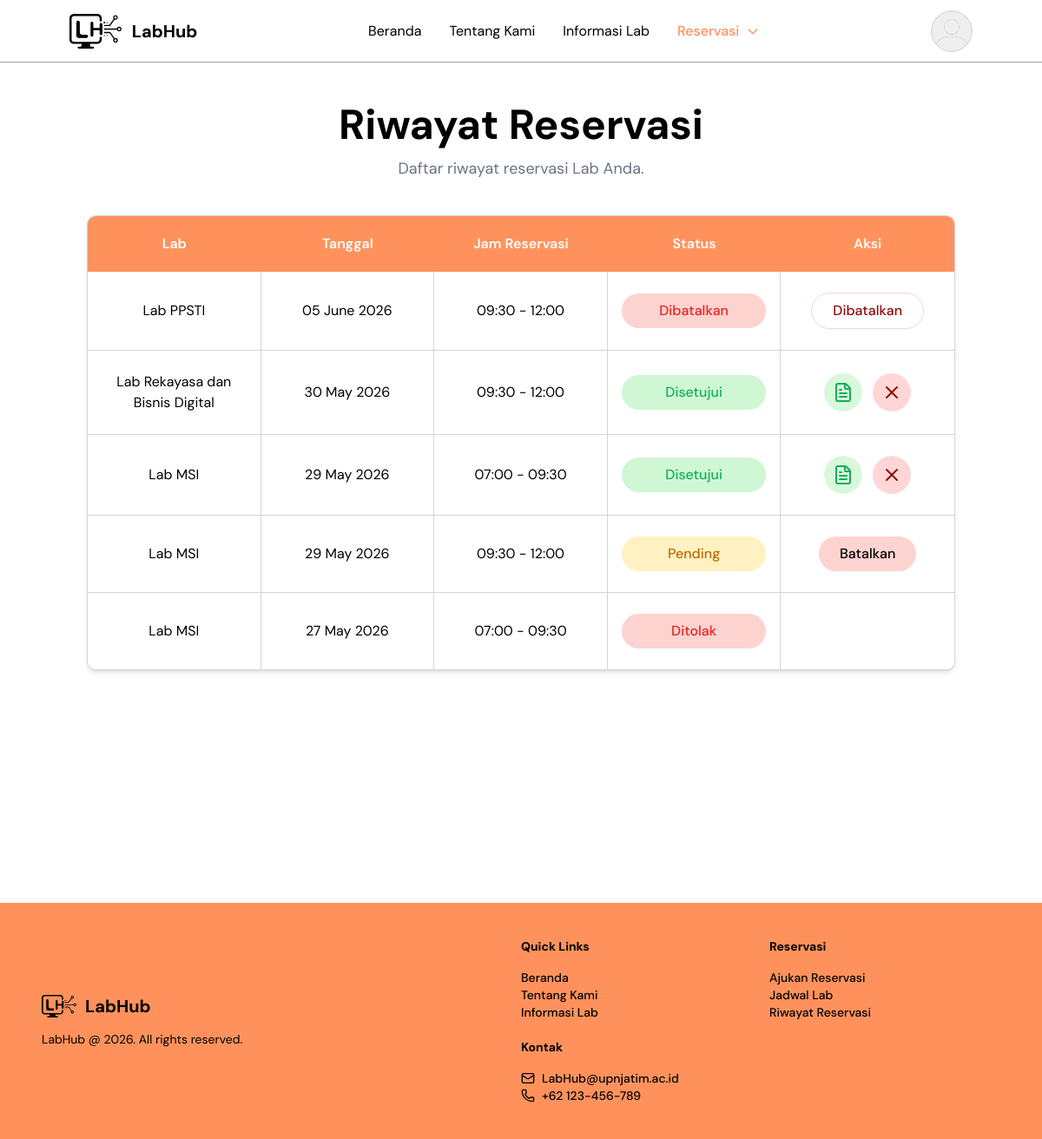
The app's page /index.php?page=riwayat_reservasi (signed in), older data.
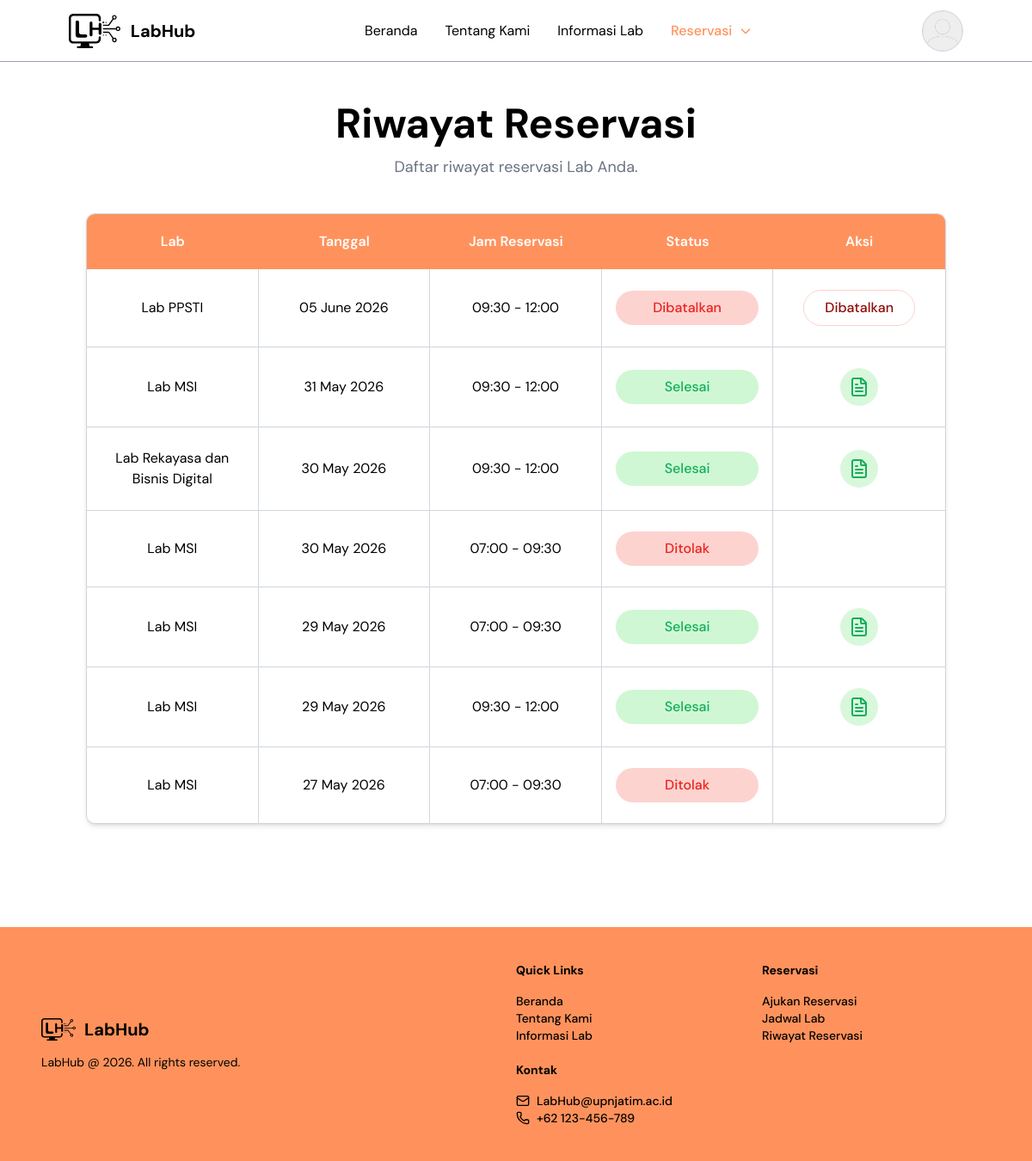
The same page, newer data.
### tables this page shows
CREATE TABLE `reservasi` (
  `id` int NOT NULL,
  `user_id` int NOT NULL,
  `jadwal_id` int NOT NULL,
  `kode_reservasi` varchar(100) DEFAULT NULL,
  `dosen_penanggung_jawab` varchar(100) NOT NULL,
  `kontak` varchar(30) NOT NULL,
  `keperluan` text NOT NULL,
  `berkas` varchar(255) DEFAULT NULL,
  `status` enum('Pending','Disetujui','Ditolak','Dibatalkan','Belum Ambil Kunci','Sedang Berlangsung','Selesai','Tidak Hadir') DEFAULT 'Pending',
  `created_at` timestamp NULL DEFAULT CURRENT_TIMESTAMP,
  `alasan_pembatalan` text
);

CREATE TABLE `labs` (
  `id` int NOT NULL,
  `nama_lab` varchar(100) NOT NULL,
  `kode_lab` varchar(10) NOT NULL,
  `kategori` varchar(100) DEFAULT NULL,
  `lokasi` varchar(100) DEFAULT NULL,
  `luas` int DEFAULT NULL,
  `kapasitas` int DEFAULT '0',
  `fasilitas` text,
  `deskripsi` text,
  `gambar` varchar(255) DEFAULT NULL,
  `jam_buka` time NOT NULL,
  `jam_tutup` time NOT NULL,
  `status` enum('Tersedia','Perbaikan','Non-aktif') DEFAULT 'Tersedia',
  `created_at` timestamp NULL DEFAULT CURRENT_TIMESTAMP,
  `slug` varchar(255) DEFAULT NULL
);

CREATE TABLE `jadwal` (
  `id` int NOT NULL,
  `lab_id` int NOT NULL,
  `tanggal` date NOT NULL,
  `sesi` varchar(50) NOT NULL,
  `jam_mulai` time NOT NULL,
  `jam_selesai` time NOT NULL,
  `created_at` timestamp NULL DEFAULT CURRENT_TIMESTAMP
);

### pages/riwayat_reservasi.php (the view, shortened to what the changed rows need)
<?php
include __DIR__ .
    '/../config/config.php';
$limit = 10;
$pageNumber =
    isset($_GET['p'])
    ? (int) $_GET['p']
    : 1;
$offset =
    ($pageNumber - 1) * $limit;
$user_id =
    $_SESSION['user_id'];
$stmt =
    mysqli_prepare(
        $conn,
        "SELECT
            reservasi.id,
            reservasi.status,
            reservasi.kode_reservasi,
            labs.nama_lab,
            jadwal.tanggal,
            jadwal.jam_mulai,
            jadwal.jam_selesai
        FROM reservasi
        JOIN jadwal
        ON reservasi.jadwal_id = jadwal.id
        JOIN labs
        ON jadwal.lab_id = labs.id
        WHERE reservasi.user_id = ?
        ORDER BY jadwal.tanggal DESC
        LIMIT ? OFFSET ?"
    );
mysqli_stmt_bind_param(
    $stmt,
    "iii",
    $user_id,
    $limit,
    $offset
);
mysqli_stmt_execute(
    $stmt
);
$result =
    mysqli_stmt_get_result(
        $stmt
    );
?>
<section class="mt-30 px-4 sm:px-6 lg:px-25 min-h-screen">
    <div class="flex flex-col gap-10">
        <div class="
            flex
            flex-col
            items-center
            text-center
            gap-3
        ">
            <h1 data-aos="fade-up" class="
                text-3xl
                sm:text-4xl
                md:text-5xl
                xl:text-6xl
                font-bold
            ">
                Riwayat Reservasi
            </h1>
        </div>
        <div data-aos="fade-up" data-aos-delay="200" class="
            border
        border-gray-300
            rounded-[10px]
            overflow-hidden
            bg-white
            md:shadow-md
            w-full
        ">
            <div class="hidden md:block">
                <div class="divide-y divide-gray-300">
                    <?php if (
                        mysqli_num_rows($result)
                        > 0
                    ): ?>
                        <?php while (
                            $item =
                            mysqli_fetch_assoc(
                                $result
                            )
                        ): ?>
                            <?php
                            $statusClass =
                                'bg-[#FDD3D0] text-[#EC221F]';
                            if (
                                $item['status']
                                == 'Pending' || $item['status'] == 'Sedang Berlangsung' || $item['status'] == "Belum Ambil Kunci"
                            ) {
                                $statusClass =
                                    'bg-[#FFF1C2] text-[#BF6A02]';
                            } elseif (
                                $item['status']
                                == 'Disetujui' || $item['status'] == 'Selesai' || $item['status'] == 'Tidak Hadir'
                            ) {
                                $statusClass =
                                    'bg-[#CFF7D3] text-[#14AE5C]';
                            }
                            ?>
                            <div class="
                                grid
                                grid-cols-5
                                items-stretch
                            ">
                                <div class="
                                    py-6
                                    px-4
                                    border-r
                                    border-gray-300
                                    flex
                                    items-center
                                    justify-center
                                    text-center
                                ">
                                    <?= htmlspecialchars(
                                        $item['nama_lab']
                                    ) ?>
                                </div>
                                <div class="
                                    py-6
                                    px-4
                                    border-r
                                    border-gray-300
                                    flex
                                    items-center
                                    justify-center
                                    text-center
                                ">
                                    <?= date(
                                        'd F Y',
                                        strtotime(
                                            $item['tanggal']
                                        )
                                    ) ?>
                                </div>
                                <div class="
                                    py-6
                                    px-4
                                    border-r
                                    border-gray-300
                                    flex
                                    items-center
                                    justify-center
                                    text-center
                                    whitespace-nowrap
                                ">
                                    <?= substr(
                                        $item['jam_mulai'],
                                        0,
                                        5
                                    ) ?>
                                    -
                                    <?= substr(
                                        $item['jam_selesai'],
                                        0,
                                        5
                                    ) ?>
                                </div>
                                <div class="
                                    py-6
                                    px-4
                                    border-r
                                    border-gray-300
                                    flex
                                    justify-center
                                    items-center
                                ">
                                    <div class="
                                        flex
                                        justify-center
                                        items-center
                                        w-full
                                    ">
                                        <span class="
                                                    px-2
                                                    xl:px-4
                                                    py-2
                                                    rounded-full
                                                    font-medium
                                                    text-center
                                                    w-full
                                                    <?= $statusClass ?>
                                                ">
                                            <?php if ($item['status'] == 'Dibatalkan' || $item['status'] == 'Ditolak'): ?>
                                                <?= $item['status'] ?>
                                            <?php elseif ($item['status'] == 'Disetujui'): ?>
                                                <?= $item['status'] ?>
                                            <?php elseif ($item['status'] == 'Selesai' || $item['status'] == 'Tidak Hadir'): ?>
                                                Selesai
                                            <?php elseif ($item['status'] == 'Belum Ambil Kunci' || $item['status'] == 'Sedang Berlangsung'): ?>
                                                Berlangsung
                                            <?php else: ?>             <?= $item['status'] ?>
                                            <?php endif; ?>
                                        </span>
                                    </div>
                                </div>
                                <div class="
                                    py-6
                                    px-4
                                    flex
                                    justify-center
                                    items-center
                                ">
                                    <div class="
                                        flex
                                        justify-center
                                        items-center
                                        gap-3
                                    ">
                                        <?php if (
                                            $item['status']
                                            == 'Pending'
                                        ): ?>
                                            <button onclick="openDeleteModal(<?= $item['id'] ?>)" class="
                                                px-6
                                                py-2
                                                rounded-full
                                                bg-[#FDD3D0]
                                                font-medium
                                                hover:opacity-80
                                                cursor-pointer
                                            ">
                                                Batalkan
                                            </button>
                                        <?php elseif (
                                            $item['status']
                                            == 'Disetujui'
                                        ): ?>
                                            <button data-code="<?= $item['kode_reservasi'] ?>" data-date="<?= date(
                                                  'd F Y',
                                                  strtotime($item['tanggal'])
                                              ) ?>" data-time="<?= substr(
                                                   $item['jam_mulai'],
                                                   0,
                                                   5
                                               ) ?>
-
    <?= substr(
                        $item['jam_selesai'],
                        0,
                        5
                    ) ?>" onclick="
        openCodeModal(this)
    " class="
                                                w-11
                                                h-11
                                                rounded-full
                                                bg-[#D9F8DB]
                                                flex
                                                items-center
                                                justify-center
                                                hover:opacity-80
                                                cursor-pointer
                                            ">
                                                <i data-lucide="file-text" class="text-[#14AE5C]"></i>
                                            </button>
                                            <button onclick="
                                                                openCancelModal(
                                                                    <?= $item['id'] ?>
                                                                )
                                                            " class="
                                                w-11
                                                h-11
                                                rounded-full
                                                bg-[#FFD6D6]
                                                flex
                                                items-center
                                                justify-center
                                                hover:opacity-80
                                                cursor-pointer
                                            ">
                                                <i data-lucide="x" class="text-[#900B09]"></i>
                                            </button>
                                        <?php elseif (
                                            $item['status']
                                            == 'Dibatalkan'
                                        ): ?>
                                            <span class="
                                                px-6
                                                py-2
                                                rounded-full
                                                border
                                                border-[#FDD3D0]
                                                text-[#900B09]
                                                font-medium
                                            ">
                                                Dibatalkan
                                            </span>
                                        <?php elseif (
                                            $item['status'] == 'Sedang Berlangsung' || $item['status'] == 'Selesai'
                                            || $item['status'] == 'Belum Ambil Kunci' || $item['status'] == 'Tidak Hadir'
                                        ): ?>
                                            <button data-code="<?= $item['kode_reservasi'] ?>" data-date="<?= date(
                                                  'd F Y',
                                                  strtotime($item['tanggal'])
                                              ) ?>" data-time="<?= substr(
                                                   $item['jam_mulai'],
                                                   0,
                                                   5
                                               ) ?>
-
    <?= substr(
                        $item['jam_selesai'],
                        0,
                        5
                    ) ?>" onclick="
        openCodeModal(this)
    " class="
                                                w-11
                                                h-11
                                                rounded-full
                                                bg-[#D9F8DB]
                                                flex
                                                items-center
                                                justify-center
                                                hover:opacity-80
                                                cursor-pointer
                                            ">
                                                <i data-lucide="file-text" class="text-[#14AE5C]"></i>
                                            </button>
                                        <?php else: ?>
                                        <?php endif; ?>
                                    </div>
                                </div>
                            </div>
                        <?php endwhile; ?>
                    <?php endif; ?>
                </div>
            </div>
        </div>
    </div>
</section>

Row changes from the older to the newer data that the page shows:
added reservasi: labs.nama_lab "Lab MSI", jadwal.tanggal "31 May 2026", jadwal.jam_mulai "09:30", jadwal.jam_selesai "12:00", status "Selesai"
changed reservasi "Lab Rekayasa dan Bisnis Digital": status "Disetujui" → (not shown); now shows "Selesai"
added reservasi: labs.nama_lab "Lab MSI", jadwal.tanggal "30 May 2026", jadwal.jam_mulai "07:00", jadwal.jam_selesai "09:30", status "Ditolak"
changed reservasi (number 5 of 7 on the later page): status "Disetujui" → (not shown); now shows "Selesai"
changed reservasi (number 6 of 7 on the later page): status "Pending" → (not shown); status "Batalkan" → "Selesai"
